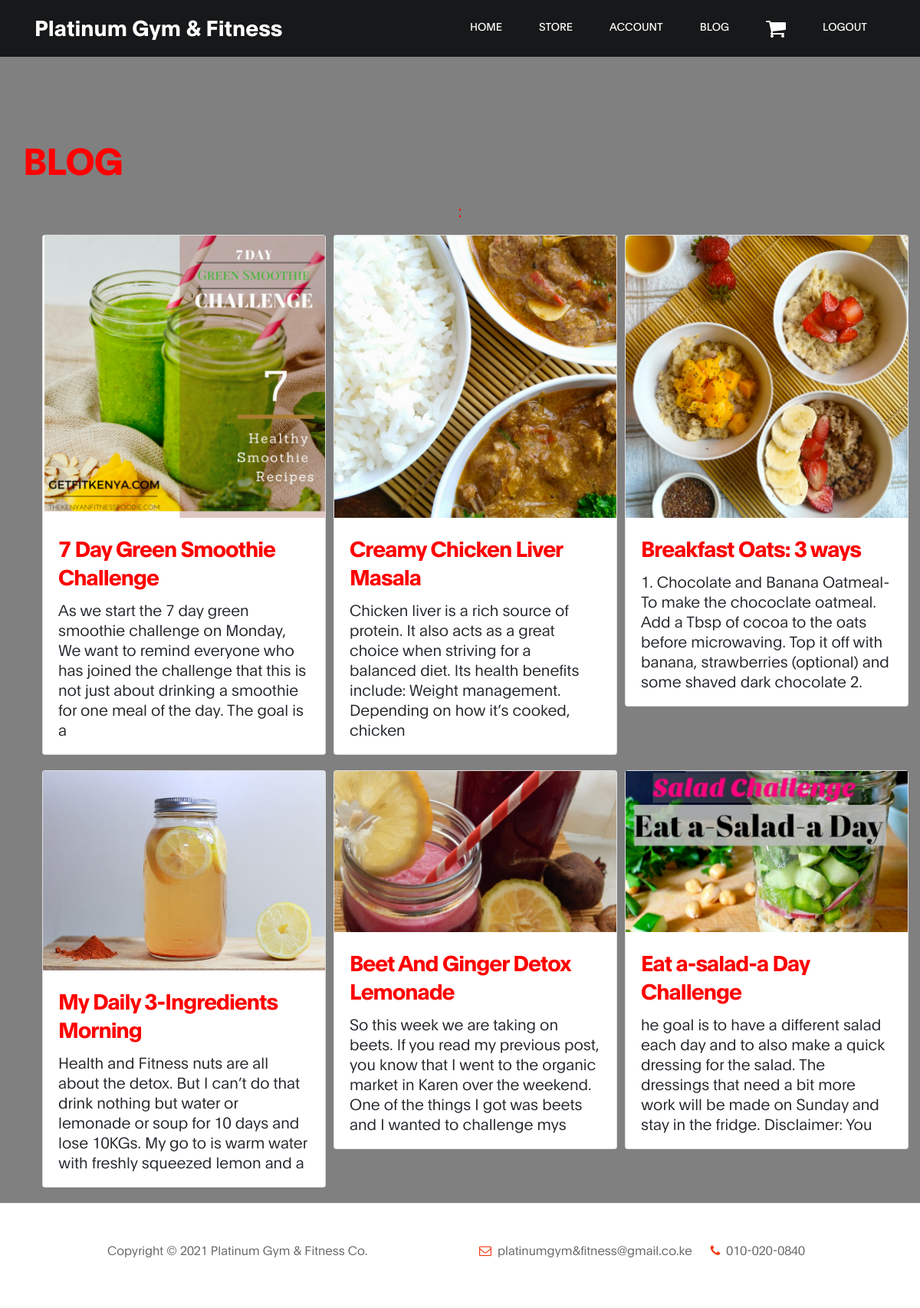
The page /blog.php (signed in) on the database its author committed.
### tables this page shows
CREATE TABLE `blog` (
  `blogid` int(11) NOT NULL,
  `title` varchar(30) NOT NULL,
  `preview` varchar(200) NOT NULL,
  `howto` varchar(500) NOT NULL,
  `photo` varchar(100) NOT NULL
);

### blog.php (the view, shortened to what this page needs)
<?php
include("connect.php");
if ($_SESSION["log"] == true) {
?>
    <!DOCTYPE html>
    <html lang="en">
    <head>
        <link rel="stylesheet" href="css/bootstrap.min.css">
        <link rel="stylesheet" href="css/font-awesome.min.css">
        <link rel="stylesheet" href="css/aos.css">
        <link rel="stylesheet" href="css/tooplate-gymso-style.css">
    </head>
    <body style="background-color:grey;" data-spy="scroll" data-target="#navbarNav" data-offset="50">
        <nav class="navbar navbar-expand-lg fixed-top">
            <div class="container">
                <a class="navbar-brand" href="index.php">Platinum Gym & Fitness</a>
                <div class="collapse navbar-collapse" id="navbarNav">
                    <ul class="navbar-nav ml-lg-auto">
                        <li class="nav-item">
                            <a href="home.php" class="nav-link smoothScroll">Home</a>
                        </li>
                        <li class="nav-item">
                            <a href="store.php" class="nav-link smoothScroll">Store</a>
                        </li>
                        <li class="nav-item">
                            <a href="account.php" class="nav-link smoothScroll">Account</a>
                        </li>
                        <li class="nav-item">
                            <a href="#blog" class="nav-link smoothScroll">Blog</a>
                        </li>
                        <li class="nav-item">
                            <a href="checkout.php" class="nav-link smoothScroll "><i class="fa fa-shopping-cart fa-2x" aria-hidden="true"></i></a>
                        </li>
                        <li class="nav-item">
                            <a href="logout.php" class="nav-link smoothScroll">logout</a>
                        </li>
                    </ul>
                </div>
            </div>
        </nav>
        <section id="blog" style="width:auto;margin:10px" class="new-product-area " data-aos="fade-up" data-aos-delay="700">
            <div class="container">
                <br>
                <br>
                <br>
                <br>
                <br>
                <br>
                <div class="row">
                    <h1 style="color:red">Blog</h1>
                </div>
                <div class="container">
                    <h5 style="text-align:center;color:red;"> : <?php
                                                            } else {
                                                                header("location:login.php");
                                                            }
                                                                ?>
                </div>
                <div class="row">
                    <br>
                    <br>
                    <?php $query = "SELECT * FROM `blog` ";
                    $result = mysqli_query($conn, $query);
                    while ($row = mysqli_fetch_array($result)) { ?>
                        <div class="col-sm-4">
                            <div class="card" data-aos="fade-up" data-aos-delay="700" style="width:370px;margin:10px">
                                <img style=" width: auto;"> <?php echo $row['photo']; ?>/>
                                <div class="card-body">
                                    <h3 class="card-title" style="color:red">
                                        <?php echo $row['title']; ?></h3>
                                    <h4 class="card-text" style="font-size:20px;"><?php echo $row['preview']; ?></h4>
                                </div>
                            </div>
                        </div>
                    <?php
                    }
                    ?>
                </div>
            </div>
        </section>
        <footer style="background-color:white;" class="site-footer">
            <div class="container">
                <div class="row">
                    <div class="ml-auto col-lg-4 col-md-5">
                        <p class="copyright-text">Copyright &copy; 2021 Platinum Gym & Fitness Co.
                    </div>
                    <div class="d-flex justify-content-center mx-auto col-lg-5 col-md-7 col-12">
                        <p class="mr-4">
                            <i class="fa fa-envelope-o mr-1"></i>
                            <a href="https://vymaps.com/KE/Platinum-Fitness-Park-1380393108684100/">platinumgym&fitness@gmail.co.ke</a>
                        </p>
                        <p><i class="fa fa-phone mr-1"></i> 010-020-0840</p>
                    </div>
                </div>
            </div>
        </footer>
    </body>
    </html>

### css/tooplate-gymso-style.css (style rules this page uses)
:root { --primary-color: #f13a11; --white-color: #ffffff; --dark-color: #171819; --about-bg-color: #f9f9f9; --gray-color: #909090; --link-color: #404040; --p-color: #666262; --base-font-family: 'Plain', sans-serif; --font-weight-bold: bold; --font-weight-normal: normal; --font-weight-light: 300; --font-weight-thin: 100; --h1-font-size: 48px; --h2-font-size: 36px; --h3-font-size: 28px; --h4-font-size: 24px; --h5-font-size: 22px; --h6-font-size: 22px; --p-font-size: 18px; --base-font-size: 16px; --menu-font-size: 14px; --border-radius-large: 100%; --border-radius-small: 2px; }
body { background: var(--white-color); font-family: var(--base-font-family); }
h1,h2,h3,h4,h5,h6 { font-weight: var(--font-weight-thin); line-height: normal; }
h1 { font-size: var(--h1-font-size); font-weight: var(--font-weight-bold); letter-spacing: -1px; text-transform: uppercase; margin: 20px 0; }
h3 { font-size: var(--h3-font-size); font-weight: var(--font-weight-bold); letter-spacing: -1px; margin: 0; }
h4 { font-size: var(--h4-font-size); }
h5 { font-size: var(--h5-font-size); }
p { color: var(--p-color); font-size: var(--p-font-size); font-weight: var(--font-weight-light); line-height: 1.5em; }
* { -webkit-box-sizing: border-box; -moz-box-sizing: border-box; box-sizing: border-box; }
*::before, *::after { -webkit-box-sizing: border-box; -moz-box-sizing: border-box; box-sizing: border-box; }
a { color: var(--link-color); font-weight: normal; text-decoration: none; transition: all 0.3s ease; }
.navbar { background: var(--dark-color); padding: 1rem; }
.navbar-expand-lg .navbar-nav .nav-link { padding-right: 1.5rem; padding-left: 1.5rem; }
.navbar-brand { color: var(--white-color); font-size: var(--h3-font-size); font-weight: var(--font-weight-bold); line-height: normal; padding-top: 0; }
.nav-item .nav-link { display: block; color: var(--white-color); font-size: var(--menu-font-size); font-weight: var(--font-weight-normal); text-transform: uppercase; padding: 2px 6px; }
.site-footer { border-top: 1px solid #efebeb; padding: 3rem 0; }
.site-footer a { color: var(--p-color); font-weight: var(--font-weight-light); }
.site-footer p { font-size: var(--base-font-size); }
.contact .fa, .site-footer .fa { color: var(--primary-color); }

### rows shown on the page
blog: photo (picture), title "7 Day Green Smoothie Challenge", preview "As we start the 7 day green smoothie challenge on Monday, We want to remind everyone who has joined the challenge that this is not just about drinking a smoothie for one meal of the day. The goal is a"
blog: photo (picture), title "Creamy Chicken Liver Masala", preview "Chicken liver is a rich source of protein. It also acts as a great choice when striving for a balanced diet. Its health benefits include: Weight management. Depending on how it’s cooked, chicken"
blog: photo (picture), title "Breakfast Oats: 3 ways", preview "1. Chocolate and Banana Oatmeal- To make the chococlate oatmeal. Add a Tbsp of cocoa to the oats before microwaving. Top it off with banana, strawberries (optional) and some shaved dark chocolate 2."
blog: photo (picture), title "My Daily 3-Ingredients Morning", preview "Health and Fitness nuts are all about the detox. But I can’t do that drink nothing but water or lemonade or soup for 10 days and lose 10KGs. My go to is warm water with freshly squeezed lemon and a"
blog: photo (picture), title "Beet And Ginger Detox Lemonade", preview "So this week we are taking on beets. If you read my previous post, you know that I went to the organic market in Karen over the weekend. One of the things I got was beets and I wanted to challenge mys"
blog: photo (picture), title "Eat a-salad-a Day Challenge", preview "he goal is to have a different salad each day and to also make a quick dressing for the salad. The dressings that need a bit more work will be made on Sunday and stay in the fridge. Disclaimer: You"
